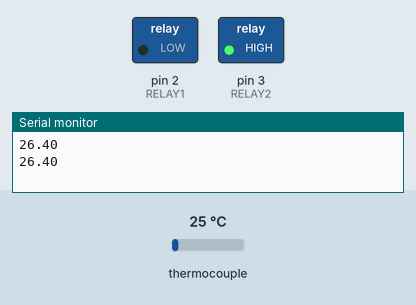
Simulated run of this sketch. Board: Arduino Uno, built with avr-gcc and run on an emulated ATmega328P. On the bench: switched loads named in the sketch (green lamp = pin HIGH), the last lines printed to the serial monitor. Wiring (inferred from the names in the program): MAX6675 thermocouple converter: CS pin 5; MISO pin 6; SCK pin 4. Inputs (shaded band) come from the test bench; at power-on: thermocouple 25 °C. Pins used as bus, display or sensor lines are not drawn.

Above: at 1.2 s.
1.3 s: thermocouple set to 42 °C
3.2 s: thermocouple set to 52 °C
At 4.9 s:
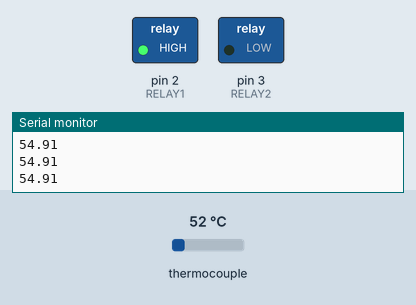
5.2 s: thermocouple set to 6 °C
At 5.9 s:
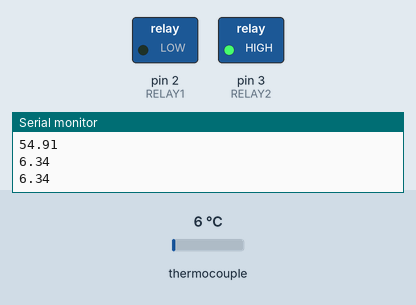
7.0 s: thermocouple set to 75 °C
At 8.1 s:
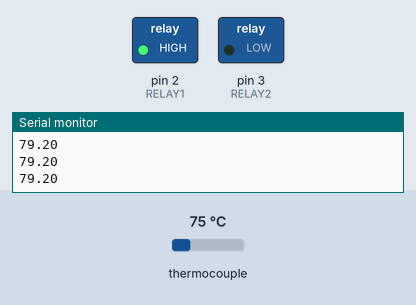
Timing chart, 0 to 9.8 s (numbered marks = the images above; inputs shaded):
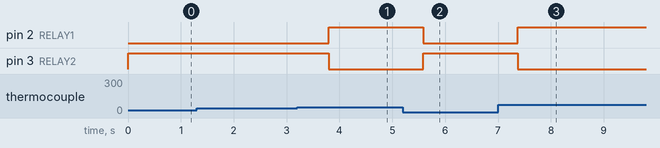

The sketch:

Oven_PID_Final.ino
```cpp
#include <PID_v1.h>
#include <max6675.h>

/*  Pin Connections
 *  LAMP - FAN RElays
 *  TEMP SENSOR
 */
#define RELAY1 2 //Lamp relay
#define RELAY2 3 //Fan relay
#define CLK 4
#define CS 5
#define DBIT 6

/*  Profile Definitions
 *  These definitions select heating and cooling profiles
 *  Also control stability duration
 */
//#define SLOW_HEATING
#define AGGRESSIVE_HEATING
//#define SLOW_COOLING
#define AGGRESSIVE_COOLING
//#define DEBUG_MODE
#define RESULT_MODE

unsigned long STABILITY_TIME = 240000; //4 min
/* PID Parameters */
double Setpoint, Input, Output;
double Kp=1950, Ki=25, Kd=4;
PID myPID(&Input, &Output, &Setpoint, Kp, Ki, Kd, DIRECT);
int WindowSize = 2500;
unsigned long windowStartTime;

/* Thermocouple Instance */
MAX6675 thermocouple (CLK, CS, DBIT);

/* State Variable */
enum state { Heating, Steady, Cooling, Off };
enum state oven_state;
int kick_threshold = 0;  //  degrees
unsigned long stability_timer;
bool recorded_time = 0;

void setup() {
  pinMode(CLK, OUTPUT);
  pinMode(CS, OUTPUT);
  pinMode(DBIT, INPUT);
  pinMode(RELAY1, OUTPUT);
  pinMode(RELAY2, OUTPUT);

  digitalWrite(CS, HIGH);
  digitalWrite(CLK, LOW);

  Serial.begin(9600);

  #ifdef DEBUG_MODE
    Serial.println("PROGRAM STARTED");

    #ifdef SLOW_COOLING
      Serial.print("SLOW COOLING - ");
    #endif

    #ifdef AGGRESSIVE_COOLING
      Serial.print("AGGRESSIVE COOLING - ");
    #endif

    Serial.print("STEADY TIME: ");
    Serial.print(STABILITY_TIME);

    #ifdef SLOW_HEATING
      Serial.println("SLOW HEATING");
    #endif

    #ifdef AGGRESSIVE_HEATING
      Serial.println("AGGRESSIVE HEATING");
    #endif

    Serial.println("**************************");

  #endif

  windowStartTime = millis();
  //initialize the variables we're linked to
  Setpoint = 50; //50 o-C
  //tell the PID to range between 0 and the full window size
  myPID.SetOutputLimits(0, WindowSize);
  //turn the PID on
  myPID.SetMode(AUTOMATIC);

  oven_state = Heating;   //Startup State
}

void loop() {
  switch(oven_state)
  {
    case (Heating):
      #ifdef DEBUG_MODE
        Serial.println("Entered Heating Case");
      #endif

      #ifdef SLOW_HEATING
        digitalWrite(RELAY1,LOW);// lamp on
        digitalWrite(RELAY2,LOW); // fan on
        Input= sensor2reading()*0.264; //Get sensor reading

        if ( (Setpoint - Input ) <= kick_threshold){  //Checks if we are close to the threshold
          oven_state = Steady;
        }
        break;
      #endif

      #ifdef AGGRESSIVE_HEATING
        digitalWrite(RELAY2,HIGH);// fan off
        digitalWrite(RELAY1,LOW);// lamp on

        Input= sensor2reading()*0.264; //Get sensor reading

        if ((Setpoint - Input ) <= kick_threshold){  //Checks if we are close to the threshold
          oven_state = Steady;
        }
        break;
      #endif

    case (Steady):
      #ifdef DEBUG_MODE
        Serial.println("Entered Steady Case");
      #endif

      Input= sensor2reading()*0.264; //Get sensor reading

      if (!recorded_time)   //This block should only be executed once in the whole program
      {
         stability_timer = millis(); //Record the time when the steady state started
         recorded_time = 1;
      }

      myPID.Compute();

      if ((millis() - windowStartTime) > WindowSize)
      { //time to shift the Relay Window
      windowStartTime += WindowSize;
      }
      if (Output < (millis() - windowStartTime)) {
        digitalWrite(RELAY1,HIGH); // fan on
        digitalWrite(RELAY2,LOW);
      }
      else if (Output >= (millis() - windowStartTime) ) {
        digitalWrite(RELAY1,LOW); // lamp on
        digitalWrite(RELAY2,HIGH);
      }

      if ( (millis() - stability_timer) >= STABILITY_TIME ) { //Check that STABILITY_TIME minutes were elapsed
        oven_state = Cooling;
      }
      break;

    case (Cooling):
      #ifdef DEBUG_MODE
        Serial.println("Entered Cooling Case");
      #endif

      #ifdef SLOW_COOLING
        digitalWrite(RELAY1,HIGH);// lamp off
        digitalWrite(RELAY2,HIGH); // fan off
        Input= sensor2reading()*0.264; //Get sensor reading

        if ( Input <= 36 ){  //Checks if we are close to the threshold
          oven_state = Off;
        }
        break;
      #endif

      #ifdef AGGRESSIVE_COOLING
        digitalWrite(RELAY1,HIGH);// lamp off
        digitalWrite(RELAY2,LOW); // fan on
        Input= sensor2reading()*0.264; //Get sensor reading

        if ( Input <= 36  ){  //Checks if we are close to the threshold
          oven_state = Off;
        }
        break;
      #endif

    case (Off):
      #ifdef DEBUG_MODE
        Serial.println("Entered OFF Case");
      #endif
      digitalWrite(RELAY1,HIGH);// lamp off
      digitalWrite(RELAY2,HIGH); // fan off
      break;

    default:
      break;
  }
  #ifdef RESULT_MODE
    Input= sensor2reading()*0.264;
    Serial.println(Input);
  #endif
}

/* Getting Sensor Raw Data and Conversion to Reading in C */
double sensor2reading() {
  //Serial.println("Thermocouple is working: ");

  int value = 0;
  digitalWrite(CS, LOW);
  delay(2);
  digitalWrite(CS, HIGH);
  delay(220);

  /* Read the chip and return the raw temperature value */
  /* Bring CS pin low to allow us to read the data from
    the conversion process */
  digitalWrite(CS, LOW);

  /* Cycle the clock for dummy bit 15 */
  digitalWrite(CLK, HIGH);
  delay(1);
  digitalWrite(CLK, LOW);

  /* Read bits 14-3 from MAX6675 for the Temp. Loop for each bit reading
    the value and storing the final value in 'temp'*/
  for (int l = 14; l >= 0; l--) {
    digitalWrite(CLK, HIGH);
    value += digitalRead(DBIT) << l;
    digitalWrite(CLK, LOW);
  }

  // check bit D2 if HIGH no sensor
  if ((value & 0x04) == 0x04) return -1;
  // shift right three places
  return value >> 3;
}
```

Measured:
- the behaviour switches between 47 and 48 °C on thermocouple (found by bisection; images 0 and 1)
- after the input at 3.2 s, pin 2 (RELAY1): LOW → HIGH after 0.60 s; pin 3 (RELAY2): HIGH → LOW after 0.60 s
- after the input at 5.2 s, pin 2 (RELAY1): HIGH → LOW after 0.39 s; pin 3 (RELAY2): LOW → HIGH after 0.39 s
- after the input at 7.0 s, pin 2 (RELAY1): LOW → HIGH after 0.38 s; pin 3 (RELAY2): HIGH → LOW after 0.38 s
